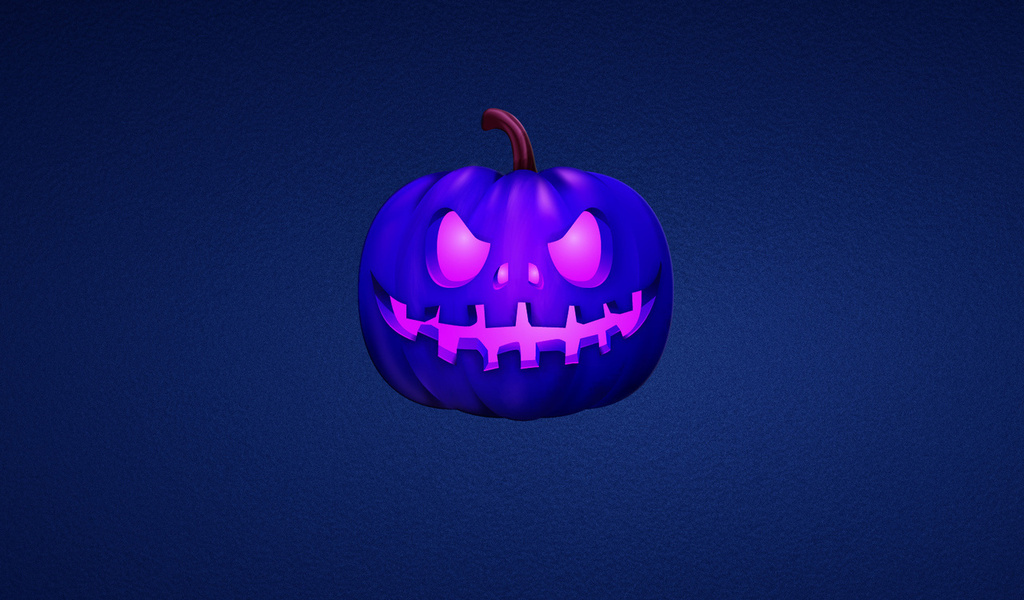
#> input picture lesson_013/python_snippets/post_card.jpg, 1024 x 600 px
$ python 05_lib_usage.py
#> lines starting #> are read from the running program, lines starting #| are printed output that depends on the picture
# -*- coding: utf-8 -*-

# Пример использования сторонней библиотеки на примере Pillow

# Задача: сделать поздравительную открытку другу на Halloween

import os
from PIL import Image, ImageDraw, ImageFont, ImageColor


class PostCardMaker:

    def __init__(self, name, template=None, font_path=None):
        self.name = name
        self.template = 'post_card.jpg' if template is None else template
        if font_path is None:
            self.font_path = os.path.join('fonts', 'ofont_ru_DS Eraser2.ttf')
        else:
            self.font_path = font_path

    def make(self, resize=False, out_path=None):
#> called with resize = True
        im = Image.open(self.template)
#> im is the input picture: PIL image 1024x600 RGB; mean R, G, B 18.5, 27, 95.1
        if resize:
            w, h = im.size
#> w = 1024; h = 600
            im = im.resize((w // 2, h // 2))
#> im: PIL image 512x300 RGB
        draw = ImageDraw.Draw(im)
        font = ImageFont.truetype(self.font_path, size=26)

        y = im.size[1] - 10 - (10 + font.size) * 2
#> y = 218
        message = f'Привет, {self.name}!'
        draw.text((10, y), message, font=font, fill=ImageColor.colormap['red'])

        y = im.size[1] - 20 - font.size
#> y = 254
        message = 'С ужасным праздником тебя!'
        draw.text((10, y), message, font=font, fill=ImageColor.colormap['red'])

        # im.show()
        out_path = out_path if out_path else 'probe.jpg'
        im.save(out_path)
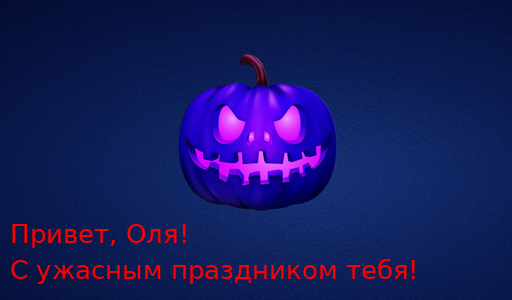
#> saved as probe.jpg: PIL image 512x300 RGB; mean R, G, B 23.1, 26.5, 93.5
        print(f'Post card saved az {out_path}')


if __name__ == '__main__':
    maker = PostCardMaker(name='Оля')
    maker.make(resize=True)
